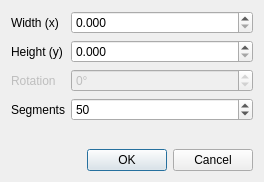
<?xml version="1.0" encoding="UTF-8"?>
<ui version="4.0">
 <class>GeometryShapesDialogBase</class>
 <widget class="QDialog" name="GeometryShapesDialogBase">
  <property name="geometry">
   <rect>
    <x>0</x>
    <y>0</y>
    <width>264</width>
    <height>182</height>
   </rect>
  </property>
  <property name="windowTitle">
   <string>Set size</string>
  </property>
  <layout class="QVBoxLayout" name="verticalLayout_2">
   <item>
    <layout class="QFormLayout" name="formLayout">
     <item row="0" column="0">
      <widget class="QLabel" name="label">
       <property name="text">
        <string>Width (x)</string>
       </property>
      </widget>
     </item>
     <item row="1" column="0">
      <widget class="QLabel" name="label_2">
       <property name="text">
        <string>Height (y)</string>
       </property>
      </widget>
     </item>
     <item row="2" column="0">
      <widget class="QLabel" name="label_rotation">
       <property name="enabled">
        <bool>false</bool>
       </property>
       <property name="text">
        <string>Rotation</string>
       </property>
      </widget>
     </item>
     <item row="2" column="1">
      <widget class="QSpinBox" name="rotation">
       <property name="enabled">
        <bool>false</bool>
       </property>
       <property name="sizePolicy">
        <sizepolicy hsizetype="Expanding" vsizetype="Fixed">
         <horstretch>0</horstretch>
         <verstretch>0</verstretch>
        </sizepolicy>
       </property>
       <property name="suffix">
        <string>°</string>
       </property>
       <property name="minimum">
        <number>-359</number>
       </property>
       <property name="maximum">
        <number>359</number>
       </property>
      </widget>
     </item>
     <item row="0" column="1">
      <widget class="QDoubleSpinBox" name="width">
       <property name="sizePolicy">
        <sizepolicy hsizetype="Expanding" vsizetype="Fixed">
         <horstretch>0</horstretch>
         <verstretch>0</verstretch>
        </sizepolicy>
       </property>
       <property name="decimals">
        <number>3</number>
       </property>
       <property name="maximum">
        <double>1000000.000000000000000</double>
       </property>
      </widget>
     </item>
     <item row="1" column="1">
      <widget class="QDoubleSpinBox" name="height">
       <property name="sizePolicy">
        <sizepolicy hsizetype="Expanding" vsizetype="Fixed">
         <horstretch>0</horstretch>
         <verstretch>0</verstretch>
        </sizepolicy>
       </property>
       <property name="decimals">
        <number>3</number>
       </property>
       <property name="maximum">
        <double>1000000.000000000000000</double>
       </property>
      </widget>
     </item>
     <item row="3" column="0">
      <widget class="QLabel" name="label_segments">
       <property name="text">
        <string>Segments</string>
       </property>
      </widget>
     </item>
     <item row="3" column="1">
      <widget class="QSpinBox" name="segments">
       <property name="enabled">
        <bool>true</bool>
       </property>
       <property name="sizePolicy">
        <sizepolicy hsizetype="Expanding" vsizetype="Fixed">
         <horstretch>0</horstretch>
         <verstretch>0</verstretch>
        </sizepolicy>
       </property>
       <property name="suffix">
        <string/>
       </property>
       <property name="minimum">
        <number>4</number>
       </property>
       <property name="maximum">
        <number>360</number>
       </property>
       <property name="value">
        <number>50</number>
       </property>
      </widget>
     </item>
    </layout>
   </item>
   <item>
    <widget class="QDialogButtonBox" name="button_box">
     <property name="orientation">
      <enum>Qt::Horizontal</enum>
     </property>
     <property name="standardButtons">
      <set>QDialogButtonBox::Cancel|QDialogButtonBox::Ok</set>
     </property>
    </widget>
   </item>
  </layout>
 </widget>
 <resources/>
 <connections>
  <connection>
   <sender>button_box</sender>
   <signal>accepted()</signal>
   <receiver>GeometryShapesDialogBase</receiver>
   <slot>accept()</slot>
   <hints>
    <hint type="sourcelabel">
     <x>20</x>
     <y>20</y>
    </hint>
    <hint type="destinationlabel">
     <x>20</x>
     <y>20</y>
    </hint>
   </hints>
  </connection>
  <connection>
   <sender>button_box</sender>
   <signal>rejected()</signal>
   <receiver>GeometryShapesDialogBase</receiver>
   <slot>reject()</slot>
   <hints>
    <hint type="sourcelabel">
     <x>20</x>
     <y>20</y>
    </hint>
    <hint type="destinationlabel">
     <x>20</x>
     <y>20</y>
    </hint>
   </hints>
  </connection>
 </connections>
</ui>
